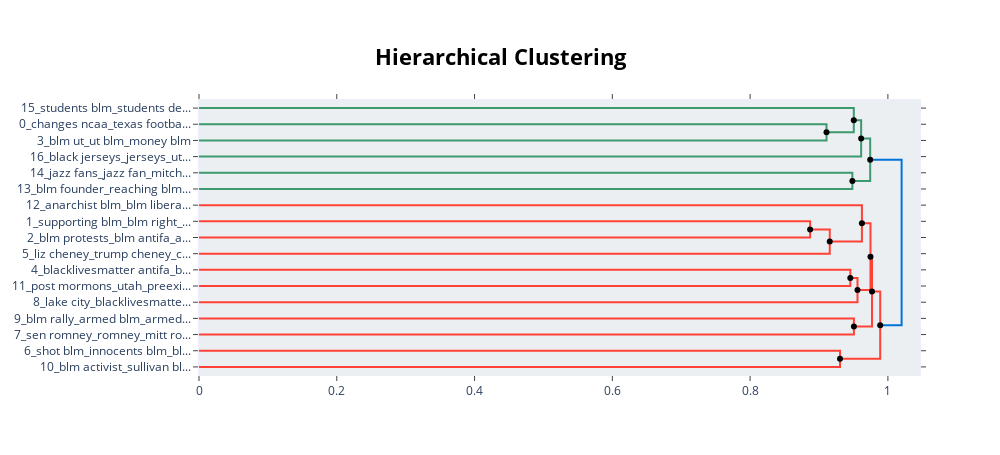

Write notebook code for a chart like this one.
### Code cell
topic_model.visualize_hierarchy(hierarchical_topics=hierarchical_topics)

### Figure 1 — Plotly figure (JSON) as saved in the notebook; plotly's stock layout.template omitted (floating-point values rounded to 4 significant figures)
{"data": [{"hoverinfo": "text", "marker": {"color": "rgb(61,153,112)"}, "mode": "lines", "text": ["changes ncaa_texas football_ncaa blacklivesmatter_university texas_ncaa watch", "", "", "blm ut_ut blm_money blm_ut sports_support blm"], "type": "scatter", "x": [0, 0.9109, 0.9109, 0], "xaxis": "x", "y": [-15, -15, -25, -25], "yaxis": "y"}, {"hoverinfo": "text", "marker": {"color": "rgb(61,153,112)"}, "mode": "lines", "text": ["students blm_students demanding_students support_schools classrooms_extortion students", "", "", "changes ncaa_ncaa blacklivesmatter_university texas_ut athletes_ut longhorns"], "type": "scatter", "x": [0, 0.9505, 0.9505, 0.9109], "xaxis": "x", "y": [-5, -5, -20, -20], "yaxis": "y"}, {"hoverinfo": "text", "marker": {"color": "rgb(61,153,112)"}, "mode": "lines", "text": ["ncaa blacklivesmatter_university texas_ncaa watch_ncaa_ut athletes", "", "", "black jerseys_jerseys_ut wear_jerseys proceeds_jerseys kentucky"], "type": "scatter", "x": [0.9505, 0.9612, 0.9612, 0], "xaxis": "x", "y": [-12.5, -12.5, -35, -35], "yaxis": "y"}, {"hoverinfo": "text", "marker": {"color": "rgb(61,153,112)"}, "mode": "lines", "text": ["jazz fans_jazz fan_mitchell_jazz players_mock blm", "", "", "blm founder_reaching blm_blm marxist_hired blm_blm blm"], "type": "scatter", "x": [0, 0.9484, 0.9484, 0], "xaxis": "x", "y": [-45, -45, -55, -55], "yaxis": "y"}, {"hoverinfo": "text", "marker": {"color": "rgb(61,153,112)"}, "mode": "lines", "text": ["ut athletics_university texas_ut athletes_ncaa_student athletes", "", "", "blm founder_reaching blm_blm marxist_hired blm_blm blm"], "type": "scatter", "x": [0.9612, 0.9743, 0.9743, 0.9484], "xaxis": "x", "y": [-23.75, -23.75, -50, -50], "yaxis": "y"}, {"hoverinfo": "text", "marker": {"color": "rgb(255,65,54)"}, "mode": "lines", "text": ["supporting blm_blm right_support blm_blm dont_think blm", "", "", "blm protests_blm antifa_antifa blm_riots_protesting"], "type": "scatter", "x": [0, 0.8871, 0.8871, 0], "xaxis": "x", "y": [-75, -75, -85, -85], "yaxis": "y"}, {"hoverinfo": "text", "marker": {"color": "rgb(255,65,54)"}, "mode": "lines", "text": ["blm protests_blm antifa_antifa blm_supporting blm_antifa", "", "", "liz cheney_trump cheney_cheney_gop censured_wy gop"], "type": "scatter", "x": [0.8871, 0.9156, 0.9156, 0], "xaxis": "x", "y": [-80, -80, -95, -95], "yaxis": "y"}, {"hoverinfo": "text", "marker": {"color": "rgb(255,65,54)"}, "mode": "lines", "text": ["anarchist blm_blm liberal_black cop_cop downtown_white unarmed", "", "", "blm protests_blm antifa_antifa blm_riots_instigated antifa"], "type": "scatter", "x": [0, 0.9623, 0.9623, 0.9156], "xaxis": "x", "y": [-65, -65, -87.5, -87.5], "yaxis": "y"}, {"hoverinfo": "text", "marker": {"color": "rgb(255,65,54)"}, "mode": "lines", "text": ["blacklivesmatter antifa_black lives_new blacklivesmatter_blacklivesmatter_blacklivesmatter blacklivesmatter", "", "", "post mormons_utah_preexistence utah_racism happening_mormons"], "type": "scatter", "x": [0, 0.9455, 0.9455, 0], "xaxis": "x", "y": [-105, -105, -115, -115], "yaxis": "y"}, {"hoverinfo": "text", "marker": {"color": "rgb(255,65,54)"}, "mode": "lines", "text": ["black lives_blacklivesmatter antifa_blacklivesmatter blacklivesmatter_blacklivesmatter_georgefloyd blacklivesmatter", "", "", "lake city_blacklivesmatter protests_seattle_md memphis_city"], "type": "scatter", "x": [0.9455, 0.9559, 0.9559, 0], "xaxis": "x", "y": [-110, -110, -125, -125], "yaxis": "y"}, {"hoverinfo": "text", "marker": {"color": "rgb(255,65,54)"}, "mode": "lines", "text": ["blm protests_blm antifa_antifa blm_riots_instigated antifa", "", "", "lake city_black lives_street blacklivesmatter_blacklivesmatter justiceforgeorgefloyd_city"], "type": "scatter", "x": [0.9623, 0.9748, 0.9748, 0.9559], "xaxis": "x", "y": [-76.25, -76.25, -117.5, -117.5], "yaxis": "y"}, {"hoverinfo": "text", "marker": {"color": "rgb(255,65,54)"}, "mode": "lines", "text": ["blm rally_armed blm_armed blms_casper police_rally march", "", "", "sen romney_romney_mitt romney_biden_republican joined"], "type": "scatter", "x": [0, 0.9507, 0.9507, 0], "xaxis": "x", "y": [-135, -135, -145, -145], "yaxis": "y"}, {"hoverinfo": "text", "marker": {"color": "rgb(255,65,54)"}, "mode": "lines", "text": ["blm protests_riots_blm antifa_antifa blm_black lives", "", "", "blm rally_marches blm_armed blm_rally march_casper police"], "type": "scatter", "x": [0.9748, 0.977, 0.977, 0.9507], "xaxis": "x", "y": [-96.88, -96.88, -140, -140], "yaxis": "y"}, {"hoverinfo": "text", "marker": {"color": "rgb(255,65,54)"}, "mode": "lines", "text": ["shot blm_innocents blm_blm protester_blm terrotrists_terrotrists shooting", "", "", "blm activist_sullivan blm_john sullivan_lw activist_activist"], "type": "scatter", "x": [0, 0.9305, 0.9305, 0], "xaxis": "x", "y": [-155, -155, -165, -165], "yaxis": "y"}, {"hoverinfo": "text", "marker": {"color": "rgb(255,65,54)"}, "mode": "lines", "text": ["blm protests_blm rally_protesters_protests_protest", "", "", "shot blm_innocents blm_blm protester_blm activist_sullivan blm"], "type": "scatter", "x": [0.977, 0.9889, 0.9889, 0.9305], "xaxis": "x", "y": [-118.4, -118.4, -160, -160], "yaxis": "y"}, {"hoverinfo": "text", "marker": {"color": "rgb(0,116,217)"}, "mode": "lines", "text": ["racism ut_ut athletes_ncaa_university texas_ut blm", "", "", "protests_protesters_riots_protest_rally"], "type": "scatter", "x": [0.9743, 1.02, 1.02, 0.9889], "xaxis": "x", "y": [-36.88, -36.88, -139.2, -139.2], "yaxis": "y"}, {"hoverinfo": "text", "hovertext": ["ncaa blacklivesmatter_university texas_ncaa watch_ncaa_ut athletes", "ut athletics_university texas_ut athletes_ncaa_student athletes", "blm protests_blm antifa_antifa blm_supporting blm_antifa", "black lives_blacklivesmatter antifa_blacklivesmatter blacklivesmatter_blacklivesmatter_georgefloyd blacklivesmatter", "blm protests_blm antifa_antifa blm_riots_instigated antifa", "blm protests_riots_blm antifa_antifa blm_black lives", "blm protests_blm rally_protesters_protests_protest", "racism ut_ut athletes_ncaa_university texas_ut blm"], "marker": {"color": "black"}, "mode": "markers", "showlegend": false, "type": "scatter", "x": [0.9505, 0.9612, 0.8871, 0.9455, 0.9623, 0.9748, 0.977, 0.9743], "y": [-12.5, -23.75, -80, -110, -76.25, -96.88, -118.4, -36.88]}, {"hoverinfo": "text", "hovertext": ["changes ncaa_ncaa blacklivesmatter_university texas_ut athletes_ut longhorns", "blm founder_reaching blm_blm marxist_hired blm_blm blm", "blm protests_blm antifa_antifa blm_riots_instigated antifa", "lake city_black lives_street blacklivesmatter_blacklivesmatter justiceforgeorgefloyd_city", "blm rally_marches blm_armed blm_rally march_casper police", "shot blm_innocents blm_blm protester_blm activist_sullivan blm", "protests_protesters_riots_protest_rally"], "marker": {"color": "black"}, "mode": "markers", "showlegend": false, "type": "scatter", "x": [0.9109, 0.9484, 0.9156, 0.9559, 0.9507, 0.9305, 0.9889], "y": [-20, -50, -87.5, -117.5, -140, -160, -139.2]}], "layout": {"autosize": false, "height": 455, "hoverlabel": {"bgcolor": "white", "font": {"family": "Rockwell", "size": 16}}, "hovermode": "closest", "plot_bgcolor": "#ECEFF1", "showlegend": false, "title": {"font": {"color": "Black", "size": 22}, "text": "<b>Hierarchical Clustering</b>", "x": 0.5, "xanchor": "center", "yanchor": "top"}, "width": 1000, "xaxis": {"mirror": "allticks", "rangemode": "tozero", "showgrid": false, "showline": true, "showticklabels": true, "ticks": "outside", "type": "linear", "zeroline": false}, "yaxis": {"mirror": "allticks", "range": [-170, 0], "rangemode": "tozero", "showgrid": false, "showline": true, "showticklabels": true, "tickmode": "array", "ticks": "outside", "ticktext": ["15_students blm_students de...", "0_changes ncaa_texas footba...", "3_blm ut_ut blm_money blm", "16_black jerseys_jerseys_ut...", "14_jazz fans_jazz fan_mitch...", "13_blm founder_reaching blm...", "12_anarchist blm_blm libera...", "1_supporting blm_blm right_...", "2_blm protests_blm antifa_a...", "5_liz cheney_trump cheney_c...", "4_blacklivesmatter antifa_b...", "11_post mormons_utah_preexi...", "8_lake city_blacklivesmatte...", "9_blm rally_armed blm_armed...", "7_sen romney_romney_mitt ro...", "6_shot blm_innocents blm_bl...", "10_blm activist_sullivan bl..."], "tickvals": [-5, -15, -25, -35, -45, -55, -65, -75, -85, -95, -105, -115, -125, -135, -145, -155, -165], "type": "linear", "zeroline": false}}}
